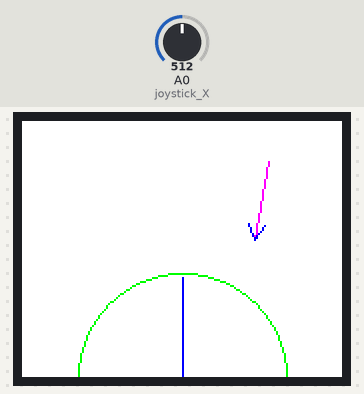
This sketch was run on a simulated Arduino Uno, built with avr-gcc and run on an emulated ATmega328P. Parts: 160×128 colour display. Inputs (shaded band) come from the test bench; at power-on: A0 (joystick_X) = 512. Random numbers use the default seed unless the sketch sets one; what the sketch prints to the serial monitor is not drawn.

Above: at 1.3 s.
1.4 s: A0 (joystick_X) set to 716
At 2.51 s:
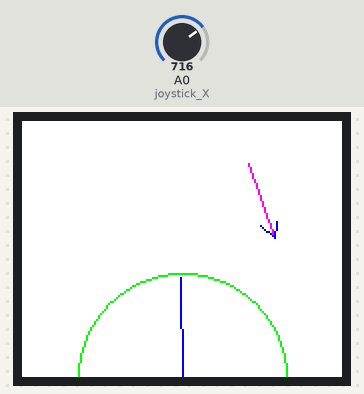
3.8 s: A0 (joystick_X) set to 900
At 5.09 s:
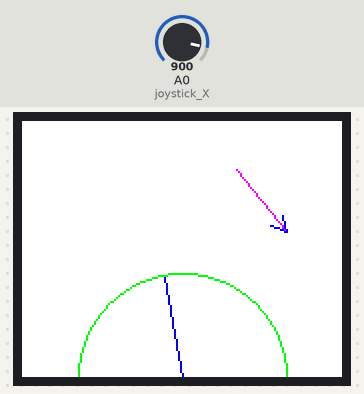
5.8 s: A0 (joystick_X) set to 1023
At 14.58 s:
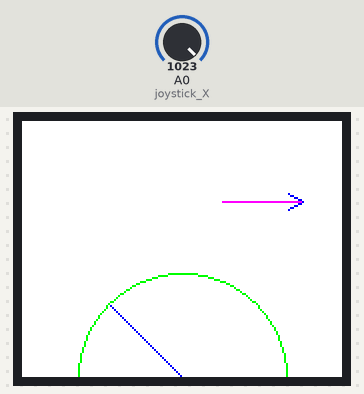

The sketch:

TestJoystickArrow.ino
```cpp
#include <SPI.h>
#include <Adafruit_GFX.h>    // Core graphics library
#include <Adafruit_ST7735.h> // Hardware-specific library
#include <SimpleKalmanFilter.h>

// Kalman Filter /////////////////////////////////////
//Measurement Uncertainty - How much do we expect to our measurement vary
#define kalman_measure 300

//Estimation Uncertainty - Can be initilized with the same value as e_mea since the kalman filter will adjust its value
#define kalman_estimation 500

//Process Variance - usually a small number between 0.001 and 1 - how fast your measurement moves. Recommended 0.01. Should be tunned to your needs.
#define kalman_variance 1

SimpleKalmanFilter simpleKalmanFilter(kalman_measure, kalman_estimation, kalman_variance);

#define basesignal_Y 517

// These definitions map display functions to the Adduino UNO display header pins
#define sclk 15
#define mosi 16
#define cs   7
#define dc   6
#define rst  5

// Assign human-readable names to some common 16-bit color values:
  #define BLACK 0x0000
  #define WHITE 0xFFFF
  #define BLUE 0x001F
  #define GREEN   0x07E0
  #define YELLOW 0xFFE0
  #define RED     0xF800
  #define BROWN 0x99AA66
  #define CYAN    0x07FF
  #define MAGENTA 0xF81F

//Declaracion objeto TFT
Adafruit_ST7735 tft = Adafruit_ST7735(cs, dc, rst);

int joystick_X = A0;
int joystick_Y = A1;
int joystick_C = 4;

int width, height;

long debug_time = 0;
int duration = 20;

int power_x = 20;
int power_y = 20;
int power_w = 30;
int power_h = 0;
int power_height = 0;

int arrow_length = 50;
int step_arrow = 10;

int current_angle = 0;

int last_value = 0;
int limit_angle = 90;
int max_angle = limit_angle;
int min_angle = -limit_angle;
int joystick_offset = 10;

// --- ARROW ----
int x_arrow = 120;
int y_arrow = 40;
int l_arrow = 40;
long arrow_time = 0;
int arrow_duration = 200;
long arrow_angle = 0;
long current_arrow_angle = 0;
int minl_arrow = 8;

void setup() {
  Serial.begin(9600);
  pinMode( joystick_X, INPUT );
  pinMode( joystick_Y, INPUT );
  pinMode( joystick_C, INPUT_PULLUP );
  randomSeed(analogRead(5));
  tft.initR(INITR_BLACKTAB); // Tab Label for ST7735 TFT Screen (INITR_GREENTAB 0x0, INITR_REDTAB 0x1, INITR_BLACKTAB 0x2)

  tft.setRotation(1);
  tft.fillScreen(WHITE);

  width = tft.width();
  height = tft.height();

  int power_level = 8;  //Number 1 - 10
  power_y = height*( 10 - power_level )/10/2;
  power_height = height*power_level/10;

  Serial.print("height Power");
  Serial.println(power_height);
  int length = 100;

  tft.drawCircle( width/2, height, arrow_length+2, GREEN);
  tft.drawLine( width/2, height, width/2, height-arrow_length, BLUE );
}


void loop() {
  int sample;

  if ( millis()-debug_time > duration) {


    debug_time = millis();
    int reading = analogRead(joystick_X);

    //Clean mechanical errors
    if ( ( reading > ( 1023/2 - joystick_offset ) )  &&  ( reading < ( 1023/2 + joystick_offset ) ) ){ reading = 1023/2 ;}

    sample = map ( reading , 0, 1023, step_arrow , -step_arrow );
    int estimated_value = simpleKalmanFilter.updateEstimate(sample);


    if ( ( estimated_value != 0 ) && ( estimated_value != last_value ) ){
      tft.drawLine( width/2, height, width/2 + arrow_length*sin( current_angle*PI/180 ), height - arrow_length*cos( current_angle*PI/180 ), WHITE );
      current_angle += estimated_value;
      if ( current_angle > max_angle ){  current_angle = max_angle; }
      if ( current_angle < min_angle ){  current_angle = min_angle; }
      last_value = estimated_value;


      tft.drawLine( width/2, height, width/2 + arrow_length*sin( current_angle*PI/180 ), height - arrow_length*cos( current_angle*PI/180 ), BLUE );
    }

    /*Serial.print( sample );
      Serial.print(",");
      Serial.print( estimated_value );
      Serial.print(",");
      Serial.print( current_angle );
      Serial.println();*/


  }

  if ( millis()- arrow_time > arrow_duration) {
    arrow_time = millis();

    current_arrow_angle += random( -10, 10);

    if( current_arrow_angle != arrow_angle){
      int x_i = x_arrow + l_arrow/2*sin( arrow_angle*PI/180 );
      int y_i = y_arrow - l_arrow/2*cos( arrow_angle*PI/180 );
      int x_f = x_arrow - l_arrow/2*sin( arrow_angle*PI/180 );
      int y_f = y_arrow + l_arrow/2*cos( arrow_angle*PI/180 );
      tft.drawLine( x_i , y_i , x_f , y_f ,  WHITE );
      int xp1 = x_f + minl_arrow*cos( ( 60 - arrow_angle )*PI/180 );
      int yp1 = y_f - minl_arrow*sin( ( 60 - arrow_angle )*PI/180 );
      int xp2 = x_f + minl_arrow*sin( ( arrow_angle -30 )*PI/180 );
      int yp2 = y_f - minl_arrow*cos( ( arrow_angle -30 )*PI/180 );
      tft.drawLine( x_f , y_f , xp1 , yp1 ,  WHITE );
      tft.drawLine( x_f , y_f , xp2 , yp2 ,  WHITE );
      arrow_angle = current_arrow_angle;
      x_i = x_arrow + l_arrow/2*sin( arrow_angle*PI/180 );
      y_i = y_arrow - l_arrow/2*cos( arrow_angle*PI/180 );
      x_f = x_arrow - l_arrow/2*sin( arrow_angle*PI/180 );
      y_f = y_arrow + l_arrow/2*cos( arrow_angle*PI/180 );
      xp1 = x_f + minl_arrow*cos( ( 60 - arrow_angle )*PI/180 );
      yp1 = y_f - minl_arrow*sin( ( 60 - arrow_angle )*PI/180 );
      xp2 = x_f + minl_arrow*sin( ( arrow_angle -30 )*PI/180 );
      yp2 = y_f - minl_arrow*cos( ( arrow_angle -30 )*PI/180 );
      tft.drawLine(x_i , y_i , x_f , y_f ,  MAGENTA );
      tft.drawLine( x_f , y_f , xp1 , yp1 ,  BLUE );
      tft.drawLine( x_f , y_f , xp2 , yp2 ,  BLUE );
    }


  }

}
```
